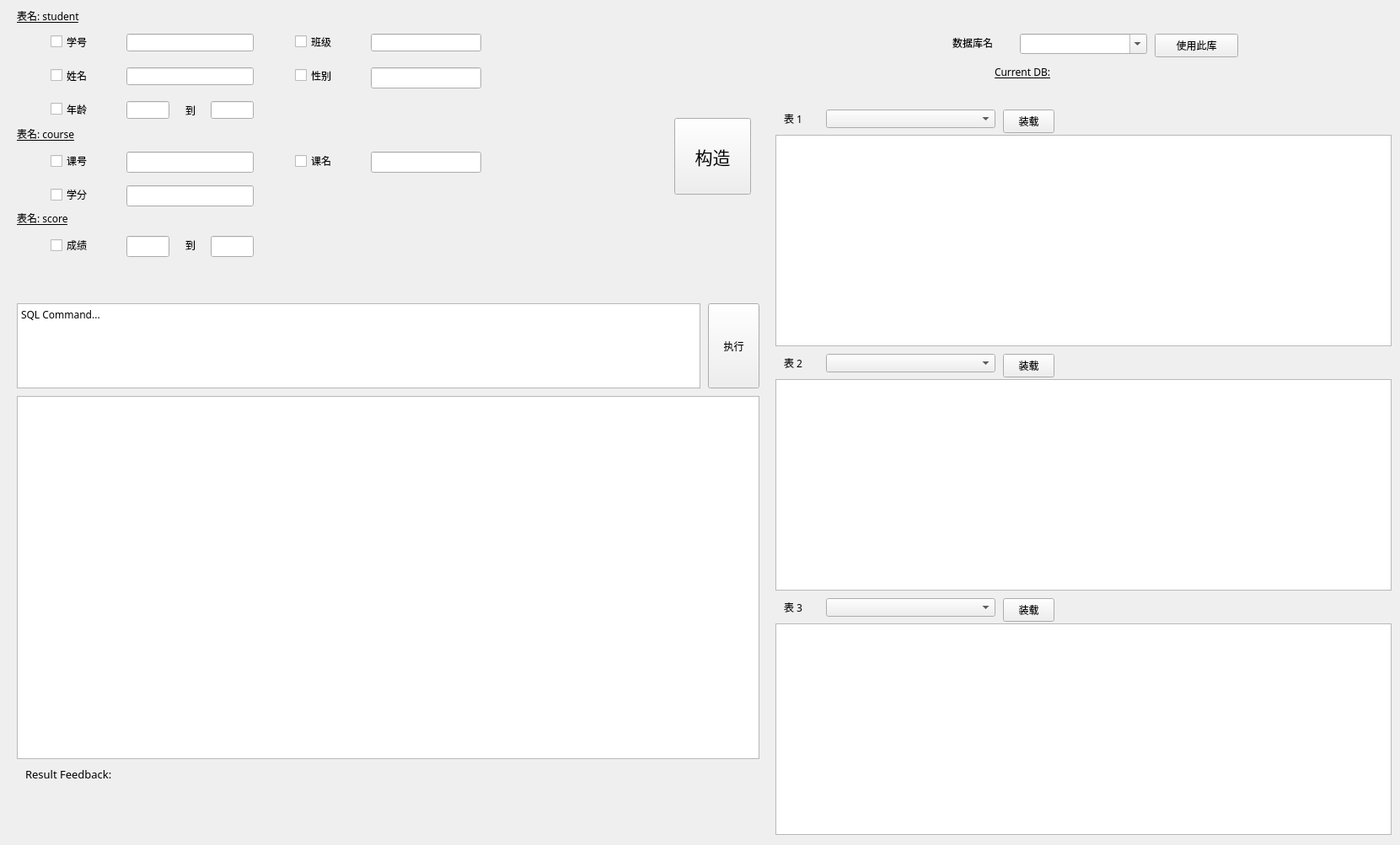
<?xml version="1.0" encoding="UTF-8"?>
<ui version="4.0">
 <class>MainWindow</class>
 <widget class="QMainWindow" name="MainWindow">
  <property name="geometry">
   <rect>
    <x>0</x>
    <y>0</y>
    <width>1661</width>
    <height>1003</height>
   </rect>
  </property>
  <property name="windowTitle">
   <string>DB Homework</string>
  </property>
  <widget class="QWidget" name="centralwidget">
   <widget class="QWidget" name="UPPER_PANEL" native="true">
    <property name="geometry">
     <rect>
      <x>20</x>
      <y>10</y>
      <width>881</width>
      <height>341</height>
     </rect>
    </property>
    <property name="font">
     <font>
      <family>思源黑体 CN Medium</family>
     </font>
    </property>
    <widget class="QPushButton" name="constructBtn">
     <property name="geometry">
      <rect>
       <x>780</x>
       <y>130</y>
       <width>91</width>
       <height>91</height>
      </rect>
     </property>
     <property name="font">
      <font>
       <family>等线</family>
       <pointsize>16</pointsize>
      </font>
     </property>
     <property name="text">
      <string>构造</string>
     </property>
    </widget>
    <widget class="QCheckBox" name="IDChk">
     <property name="geometry">
      <rect>
       <x>40</x>
       <y>30</y>
       <width>91</width>
       <height>19</height>
      </rect>
     </property>
     <property name="font">
      <font>
       <family>等线</family>
      </font>
     </property>
     <property name="text">
      <string>学号</string>
     </property>
    </widget>
    <widget class="QCheckBox" name="nameChk">
     <property name="geometry">
      <rect>
       <x>40</x>
       <y>70</y>
       <width>91</width>
       <height>19</height>
      </rect>
     </property>
     <property name="font">
      <font>
       <family>等线</family>
      </font>
     </property>
     <property name="text">
      <string>姓名</string>
     </property>
    </widget>
    <widget class="QCheckBox" name="ageChk">
     <property name="geometry">
      <rect>
       <x>40</x>
       <y>110</y>
       <width>91</width>
       <height>19</height>
      </rect>
     </property>
     <property name="font">
      <font>
       <family>等线</family>
      </font>
     </property>
     <property name="text">
      <string>年龄</string>
     </property>
    </widget>
    <widget class="QLabel" name="text_ageto">
     <property name="geometry">
      <rect>
       <x>200</x>
       <y>110</y>
       <width>31</width>
       <height>21</height>
      </rect>
     </property>
     <property name="font">
      <font>
       <family>等线</family>
      </font>
     </property>
     <property name="text">
      <string>到</string>
     </property>
    </widget>
    <widget class="QLineEdit" name="IDEdit">
     <property name="geometry">
      <rect>
       <x>130</x>
       <y>30</y>
       <width>151</width>
       <height>21</height>
      </rect>
     </property>
     <property name="text">
      <string/>
     </property>
    </widget>
    <widget class="QLineEdit" name="nameEdit">
     <property name="geometry">
      <rect>
       <x>130</x>
       <y>70</y>
       <width>151</width>
       <height>21</height>
      </rect>
     </property>
    </widget>
    <widget class="QLineEdit" name="ageAEdit">
     <property name="geometry">
      <rect>
       <x>130</x>
       <y>110</y>
       <width>51</width>
       <height>21</height>
      </rect>
     </property>
    </widget>
    <widget class="QLineEdit" name="ageBEdit">
     <property name="geometry">
      <rect>
       <x>230</x>
       <y>110</y>
       <width>51</width>
       <height>21</height>
      </rect>
     </property>
    </widget>
    <widget class="QCheckBox" name="genderChk">
     <property name="geometry">
      <rect>
       <x>330</x>
       <y>70</y>
       <width>91</width>
       <height>19</height>
      </rect>
     </property>
     <property name="font">
      <font>
       <family>等线</family>
      </font>
     </property>
     <property name="text">
      <string>性别</string>
     </property>
    </widget>
    <widget class="QCheckBox" name="classChk">
     <property name="geometry">
      <rect>
       <x>330</x>
       <y>30</y>
       <width>91</width>
       <height>19</height>
      </rect>
     </property>
     <property name="font">
      <font>
       <family>等线</family>
      </font>
     </property>
     <property name="text">
      <string>班级</string>
     </property>
    </widget>
    <widget class="QLineEdit" name="classEdit">
     <property name="geometry">
      <rect>
       <x>420</x>
       <y>30</y>
       <width>131</width>
       <height>21</height>
      </rect>
     </property>
    </widget>
    <widget class="QLabel" name="gnaq">
     <property name="geometry">
      <rect>
       <x>580</x>
       <y>80</y>
       <width>191</width>
       <height>181</height>
      </rect>
     </property>
     <property name="text">
      <string/>
     </property>
     <property name="pixmap">
      <pixmap>C:/Users/GNAQ/Pictures/Saved Pictures/QQ图片20230116203146.jpg</pixmap>
     </property>
     <property name="scaledContents">
      <bool>true</bool>
     </property>
    </widget>
    <widget class="QCheckBox" name="courseIDChk">
     <property name="geometry">
      <rect>
       <x>40</x>
       <y>170</y>
       <width>99</width>
       <height>22</height>
      </rect>
     </property>
     <property name="font">
      <font>
       <family>等线</family>
      </font>
     </property>
     <property name="text">
      <string>课号</string>
     </property>
    </widget>
    <widget class="QLineEdit" name="courseIDEdit">
     <property name="geometry">
      <rect>
       <x>130</x>
       <y>170</y>
       <width>151</width>
       <height>25</height>
      </rect>
     </property>
    </widget>
    <widget class="QLineEdit" name="coursenameEdit">
     <property name="geometry">
      <rect>
       <x>420</x>
       <y>170</y>
       <width>131</width>
       <height>25</height>
      </rect>
     </property>
    </widget>
    <widget class="QCheckBox" name="coursenameChk">
     <property name="geometry">
      <rect>
       <x>330</x>
       <y>170</y>
       <width>99</width>
       <height>22</height>
      </rect>
     </property>
     <property name="font">
      <font>
       <family>等线</family>
      </font>
     </property>
     <property name="text">
      <string>课名</string>
     </property>
    </widget>
    <widget class="QCheckBox" name="scoreChk">
     <property name="geometry">
      <rect>
       <x>40</x>
       <y>270</y>
       <width>99</width>
       <height>22</height>
      </rect>
     </property>
     <property name="font">
      <font>
       <family>等线</family>
      </font>
     </property>
     <property name="text">
      <string>成绩</string>
     </property>
    </widget>
    <widget class="QLineEdit" name="scoreAEdit">
     <property name="geometry">
      <rect>
       <x>130</x>
       <y>270</y>
       <width>51</width>
       <height>25</height>
      </rect>
     </property>
    </widget>
    <widget class="QLabel" name="scoreLabel">
     <property name="geometry">
      <rect>
       <x>0</x>
       <y>240</y>
       <width>241</width>
       <height>18</height>
      </rect>
     </property>
     <property name="font">
      <font>
       <family>等线</family>
       <underline>true</underline>
      </font>
     </property>
     <property name="text">
      <string>表名: score</string>
     </property>
    </widget>
    <widget class="QLabel" name="courseLabel">
     <property name="geometry">
      <rect>
       <x>0</x>
       <y>140</y>
       <width>241</width>
       <height>18</height>
      </rect>
     </property>
     <property name="font">
      <font>
       <family>等线</family>
       <underline>true</underline>
      </font>
     </property>
     <property name="text">
      <string>表名: course</string>
     </property>
    </widget>
    <widget class="QLabel" name="studentLabel">
     <property name="geometry">
      <rect>
       <x>0</x>
       <y>0</y>
       <width>191</width>
       <height>18</height>
      </rect>
     </property>
     <property name="font">
      <font>
       <family>等线</family>
       <underline>true</underline>
      </font>
     </property>
     <property name="text">
      <string>表名: student</string>
     </property>
    </widget>
    <widget class="QLineEdit" name="genderEdit">
     <property name="geometry">
      <rect>
       <x>420</x>
       <y>70</y>
       <width>131</width>
       <height>25</height>
      </rect>
     </property>
    </widget>
    <widget class="QLabel" name="text_scoreto">
     <property name="geometry">
      <rect>
       <x>200</x>
       <y>270</y>
       <width>31</width>
       <height>21</height>
      </rect>
     </property>
     <property name="font">
      <font>
       <family>等线</family>
      </font>
     </property>
     <property name="text">
      <string>到</string>
     </property>
    </widget>
    <widget class="QLineEdit" name="scoreBEdit">
     <property name="geometry">
      <rect>
       <x>230</x>
       <y>270</y>
       <width>51</width>
       <height>25</height>
      </rect>
     </property>
    </widget>
    <widget class="QLineEdit" name="creditEdit">
     <property name="geometry">
      <rect>
       <x>130</x>
       <y>210</y>
       <width>151</width>
       <height>25</height>
      </rect>
     </property>
    </widget>
    <widget class="QCheckBox" name="creditChk">
     <property name="geometry">
      <rect>
       <x>40</x>
       <y>210</y>
       <width>99</width>
       <height>22</height>
      </rect>
     </property>
     <property name="font">
      <font>
       <family>等线</family>
      </font>
     </property>
     <property name="text">
      <string>学分</string>
     </property>
    </widget>
   </widget>
   <widget class="QPlainTextEdit" name="sqlDisplay">
    <property name="geometry">
     <rect>
      <x>20</x>
      <y>360</y>
      <width>811</width>
      <height>101</height>
     </rect>
    </property>
    <property name="font">
     <font>
      <family>Fira Code</family>
     </font>
    </property>
    <property name="readOnly">
     <bool>false</bool>
    </property>
    <property name="plainText">
     <string>SQL Command...</string>
    </property>
   </widget>
   <widget class="QTableView" name="sqlResult">
    <property name="geometry">
     <rect>
      <x>20</x>
      <y>470</y>
      <width>881</width>
      <height>431</height>
     </rect>
    </property>
    <property name="font">
     <font>
      <family>Fira Code Retina</family>
     </font>
    </property>
    <property name="sortingEnabled">
     <bool>true</bool>
    </property>
   </widget>
   <widget class="QWidget" name="RIGHT_PANEL" native="true">
    <property name="geometry">
     <rect>
      <x>910</x>
      <y>10</y>
      <width>761</width>
      <height>991</height>
     </rect>
    </property>
    <widget class="QPushButton" name="loadBtn_Table1">
     <property name="geometry">
      <rect>
       <x>280</x>
       <y>120</y>
       <width>61</width>
       <height>28</height>
      </rect>
     </property>
     <property name="font">
      <font>
       <family>等线</family>
      </font>
     </property>
     <property name="text">
      <string>装载</string>
     </property>
    </widget>
    <widget class="QTableView" name="tableView_Table3">
     <property name="geometry">
      <rect>
       <x>10</x>
       <y>730</y>
       <width>731</width>
       <height>251</height>
      </rect>
     </property>
     <property name="sortingEnabled">
      <bool>true</bool>
     </property>
    </widget>
    <widget class="QTableView" name="tableView_Table2">
     <property name="geometry">
      <rect>
       <x>10</x>
       <y>440</y>
       <width>731</width>
       <height>251</height>
      </rect>
     </property>
     <property name="sortingEnabled">
      <bool>true</bool>
     </property>
    </widget>
    <widget class="QTableView" name="tableView_Table1">
     <property name="geometry">
      <rect>
       <x>10</x>
       <y>150</y>
       <width>731</width>
       <height>251</height>
      </rect>
     </property>
     <property name="dragEnabled">
      <bool>false</bool>
     </property>
     <property name="sortingEnabled">
      <bool>true</bool>
     </property>
    </widget>
    <widget class="QLabel" name="t1Label">
     <property name="geometry">
      <rect>
       <x>20</x>
       <y>120</y>
       <width>51</width>
       <height>21</height>
      </rect>
     </property>
     <property name="font">
      <font>
       <family>等线</family>
      </font>
     </property>
     <property name="text">
      <string>表 1</string>
     </property>
    </widget>
    <widget class="QPushButton" name="loadBtn_Table2">
     <property name="geometry">
      <rect>
       <x>280</x>
       <y>410</y>
       <width>61</width>
       <height>28</height>
      </rect>
     </property>
     <property name="font">
      <font>
       <family>等线</family>
      </font>
     </property>
     <property name="text">
      <string>装载</string>
     </property>
    </widget>
    <widget class="QLabel" name="t2Label">
     <property name="geometry">
      <rect>
       <x>20</x>
       <y>410</y>
       <width>51</width>
       <height>21</height>
      </rect>
     </property>
     <property name="font">
      <font>
       <family>等线</family>
      </font>
     </property>
     <property name="text">
      <string>表 2</string>
     </property>
    </widget>
    <widget class="QPushButton" name="loadBtn_Table3">
     <property name="geometry">
      <rect>
       <x>280</x>
       <y>700</y>
       <width>61</width>
       <height>28</height>
      </rect>
     </property>
     <property name="font">
      <font>
       <family>等线</family>
      </font>
     </property>
     <property name="text">
      <string>装载</string>
     </property>
    </widget>
    <widget class="QLabel" name="t3Label">
     <property name="geometry">
      <rect>
       <x>20</x>
       <y>700</y>
       <width>51</width>
       <height>21</height>
      </rect>
     </property>
     <property name="font">
      <font>
       <family>等线</family>
      </font>
     </property>
     <property name="text">
      <string>表 3</string>
     </property>
    </widget>
    <widget class="QPushButton" name="dbSelBtn">
     <property name="geometry">
      <rect>
       <x>460</x>
       <y>30</y>
       <width>99</width>
       <height>28</height>
      </rect>
     </property>
     <property name="font">
      <font>
       <family>等线</family>
      </font>
     </property>
     <property name="text">
      <string>使用此库</string>
     </property>
    </widget>
    <widget class="QLabel" name="dbSelLabel">
     <property name="geometry">
      <rect>
       <x>220</x>
       <y>30</y>
       <width>81</width>
       <height>21</height>
      </rect>
     </property>
     <property name="font">
      <font>
       <family>等线</family>
      </font>
     </property>
     <property name="text">
      <string>数据库名</string>
     </property>
    </widget>
    <widget class="QLabel" name="dbStatusLabel">
     <property name="geometry">
      <rect>
       <x>270</x>
       <y>60</y>
       <width>291</width>
       <height>31</height>
      </rect>
     </property>
     <property name="font">
      <font>
       <family>Fira Code</family>
       <pointsize>9</pointsize>
       <weight>50</weight>
       <bold>false</bold>
       <underline>true</underline>
      </font>
     </property>
     <property name="text">
      <string>Current DB:</string>
     </property>
    </widget>
    <widget class="QComboBox" name="tableCBox1">
     <property name="geometry">
      <rect>
       <x>70</x>
       <y>120</y>
       <width>201</width>
       <height>22</height>
      </rect>
     </property>
    </widget>
    <widget class="QComboBox" name="tableCBox2">
     <property name="geometry">
      <rect>
       <x>70</x>
       <y>410</y>
       <width>201</width>
       <height>22</height>
      </rect>
     </property>
    </widget>
    <widget class="QComboBox" name="tableCBox3">
     <property name="geometry">
      <rect>
       <x>70</x>
       <y>700</y>
       <width>201</width>
       <height>22</height>
      </rect>
     </property>
    </widget>
    <widget class="QComboBox" name="dbSelCBox">
     <property name="geometry">
      <rect>
       <x>300</x>
       <y>30</y>
       <width>151</width>
       <height>24</height>
      </rect>
     </property>
     <property name="editable">
      <bool>true</bool>
     </property>
    </widget>
   </widget>
   <widget class="QLabel" name="sqlExecResult">
    <property name="geometry">
     <rect>
      <x>30</x>
      <y>910</y>
      <width>871</width>
      <height>81</height>
     </rect>
    </property>
    <property name="font">
     <font>
      <family>Fira Code Retina</family>
      <pointsize>10</pointsize>
     </font>
    </property>
    <property name="text">
     <string>Result Feedback:</string>
    </property>
    <property name="alignment">
     <set>Qt::AlignLeading|Qt::AlignLeft|Qt::AlignTop</set>
    </property>
    <property name="wordWrap">
     <bool>true</bool>
    </property>
   </widget>
   <widget class="QPushButton" name="execBtn">
    <property name="geometry">
     <rect>
      <x>840</x>
      <y>360</y>
      <width>61</width>
      <height>101</height>
     </rect>
    </property>
    <property name="font">
     <font>
      <family>等线</family>
     </font>
    </property>
    <property name="text">
     <string>执行</string>
    </property>
   </widget>
  </widget>
 </widget>
 <tabstops>
  <tabstop>IDChk</tabstop>
  <tabstop>IDEdit</tabstop>
  <tabstop>nameChk</tabstop>
  <tabstop>nameEdit</tabstop>
  <tabstop>ageChk</tabstop>
  <tabstop>ageAEdit</tabstop>
  <tabstop>ageBEdit</tabstop>
  <tabstop>classChk</tabstop>
  <tabstop>classEdit</tabstop>
  <tabstop>genderChk</tabstop>
  <tabstop>genderEdit</tabstop>
  <tabstop>courseIDChk</tabstop>
  <tabstop>courseIDEdit</tabstop>
  <tabstop>coursenameChk</tabstop>
  <tabstop>coursenameEdit</tabstop>
  <tabstop>scoreChk</tabstop>
  <tabstop>scoreAEdit</tabstop>
  <tabstop>constructBtn</tabstop>
  <tabstop>sqlDisplay</tabstop>
  <tabstop>execBtn</tabstop>
  <tabstop>sqlResult</tabstop>
  <tabstop>dbSelCBox</tabstop>
  <tabstop>dbSelBtn</tabstop>
  <tabstop>tableCBox1</tabstop>
  <tabstop>loadBtn_Table1</tabstop>
  <tabstop>tableView_Table1</tabstop>
  <tabstop>tableCBox2</tabstop>
  <tabstop>loadBtn_Table2</tabstop>
  <tabstop>tableView_Table2</tabstop>
  <tabstop>tableCBox3</tabstop>
  <tabstop>loadBtn_Table3</tabstop>
  <tabstop>tableView_Table3</tabstop>
 </tabstops>
 <resources/>
 <connections/>
</ui>
